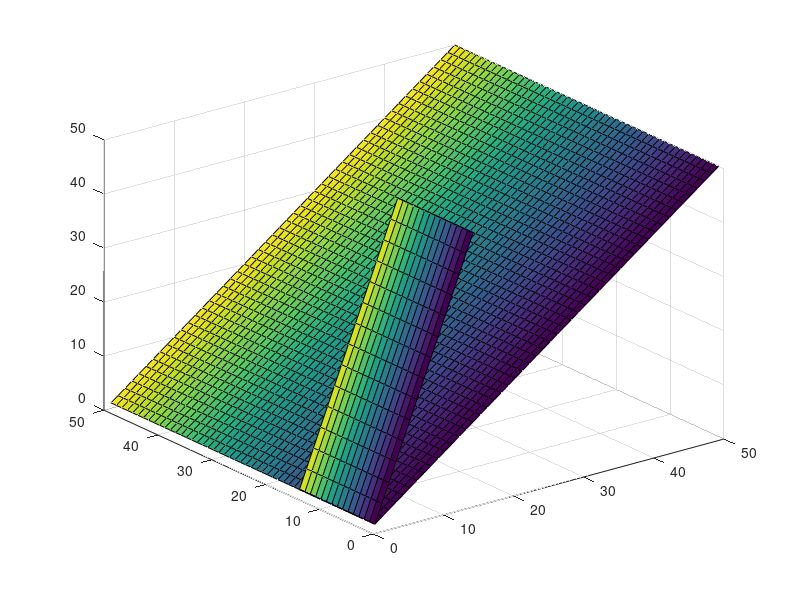

Write MATLAB code to recreate this figure.
inf_u=50
inf_v=50
mm = 50
nn = 15
figure;
[UI,VI] = meshgrid((inf_u/mm:inf_u/mm:inf_u),(inf_v/mm:inf_v/mm:inf_v))
surf(UI,VI)
hold on
[U,V] = meshgrid(linspace(inf_u/mm,inf_u,nn),linspace(inf_v/mm,inf_v,nn))
surf(U,V)